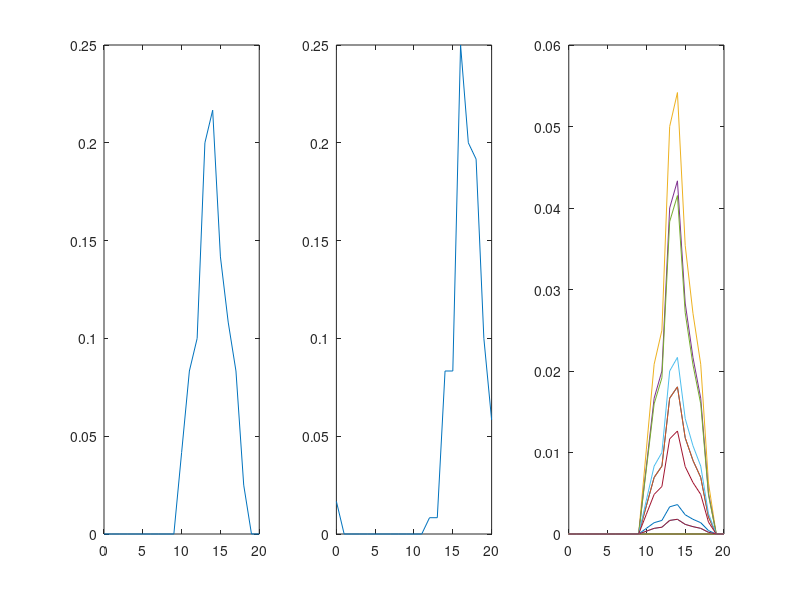

Source code (MATLAB):
N = 120;
E_N_1_t = 14;
E_N_2_t = 1.2 * E_N_1_t;
Var_N_1_t = 1/4 * E_N_1_t;
Var_N_2_t = 1/4 * E_N_2_t;

N_1 = round(E_N_1_t + sqrt(Var_N_1_t) * randn(1, N));
N_1(N_1 < 0) = 0;
N_1(N_1 > 20) = 0;
N_2 = round(E_N_2_t + sqrt(Var_N_2_t) * randn(1, N));
N_2(N_2 < 0) = 0;
N_2(N_2 > 20) = 0;

P_N1 = zeros(1, 21);
E_N1 = 0;
P_N2 = zeros(1, 21);
E_N2 = 0;
P_N1_N2 = zeros(21, 21);
E_N1_N2 = 0;
for i = 1:21
	for j = 1:21
		P_N1_N2(i, j) = sum(N_1 == i - 1) / N * sum(N_2 == j -1) / N;
		E_N1_N2 = E_N1_N2 + P_N1_N2(i, j) * (i - 1) * (j - 1);
	end
	P_N1(i) = sum(N_1 == i - 1) / N;
	E_N1 = E_N1 + P_N1(i) * (i - 1);
	P_N2(i) = sum(N_2 == i - 1) / N;
	E_N2 = E_N2 + P_N2(i) * (i - 1);
end
subplot(1, 3, 1);
plot(0:20, P_N1);
subplot(1, 3, 2);
plot(0:20, P_N2);
subplot(1, 3, 3);
plot(0:20, P_N1_N2);

Cov = E_N1_N2 - E_N1 * E_N2;
cCov = Cov / sqrt(Var_N_1_t * Var_N_2_t);

fprintf('Independent: %d\n', sum(P_N1_N2(:)) == sum(sum(P_N1' * P_N2))); 

Entropy_N1 = 0;
for i = 1:21
	if P_N1(i)
		Entropy_N1 = Entropy_N1 - P_N1(i) * log2(P_N1(i));
	end
end
disp(Entropy_N1);

Entropy_N2 = 0;
for i = 1:21
	if P_N2(i)
		Entropy_N2 = Entropy_N2 - P_N2(i) * log2(P_N2(i));
	end
end
disp(Entropy_N2);

Entropy_N1_N2 = 0;
for i = 1:21 * 21
        if P_N1_N2(:)(i)
                Entropy_N1_N2 = Entropy_N1_N2 - P_N1_N2(:)(i) * log2(P_N1_N2(:)(i));
        end
end
disp(Entropy_N1_N2);
